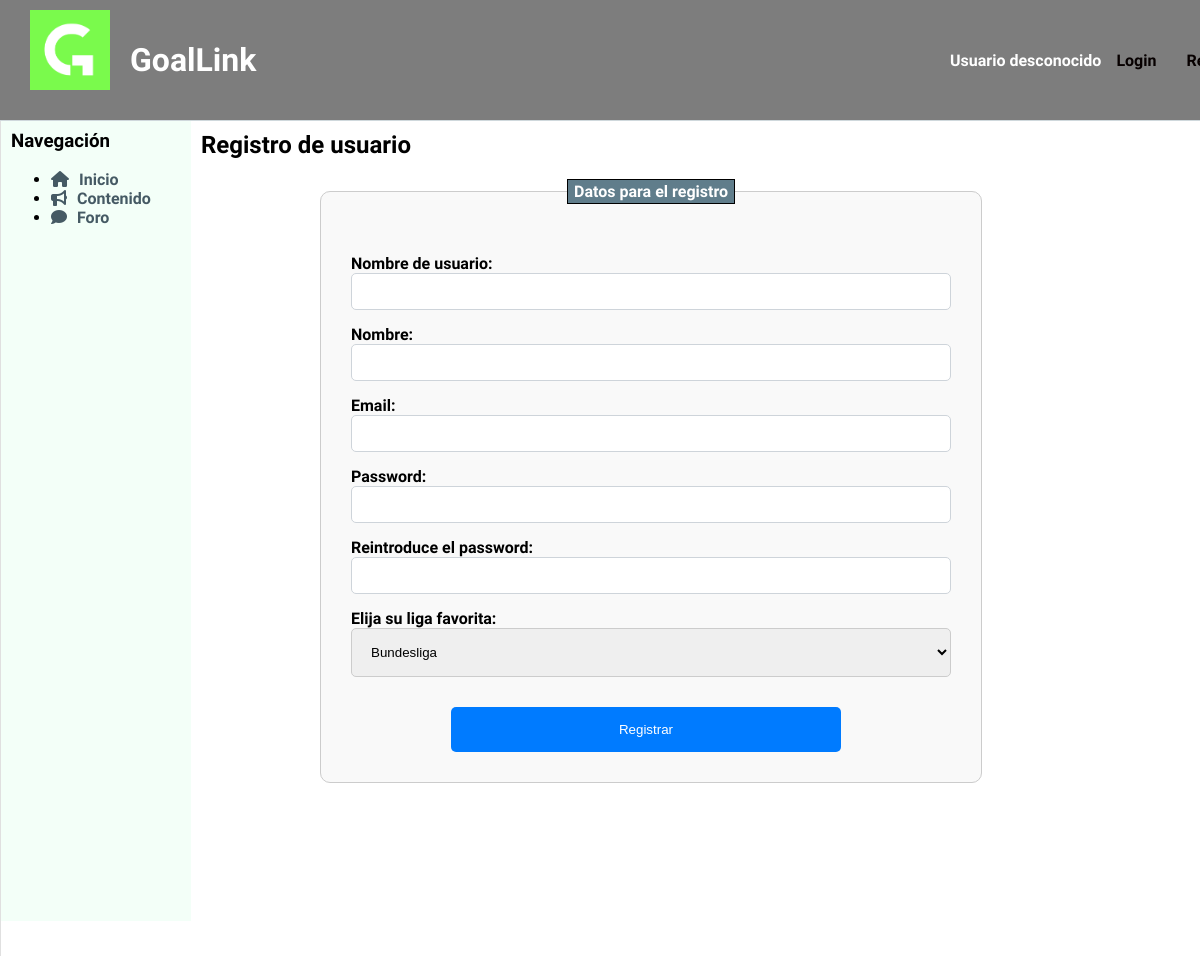
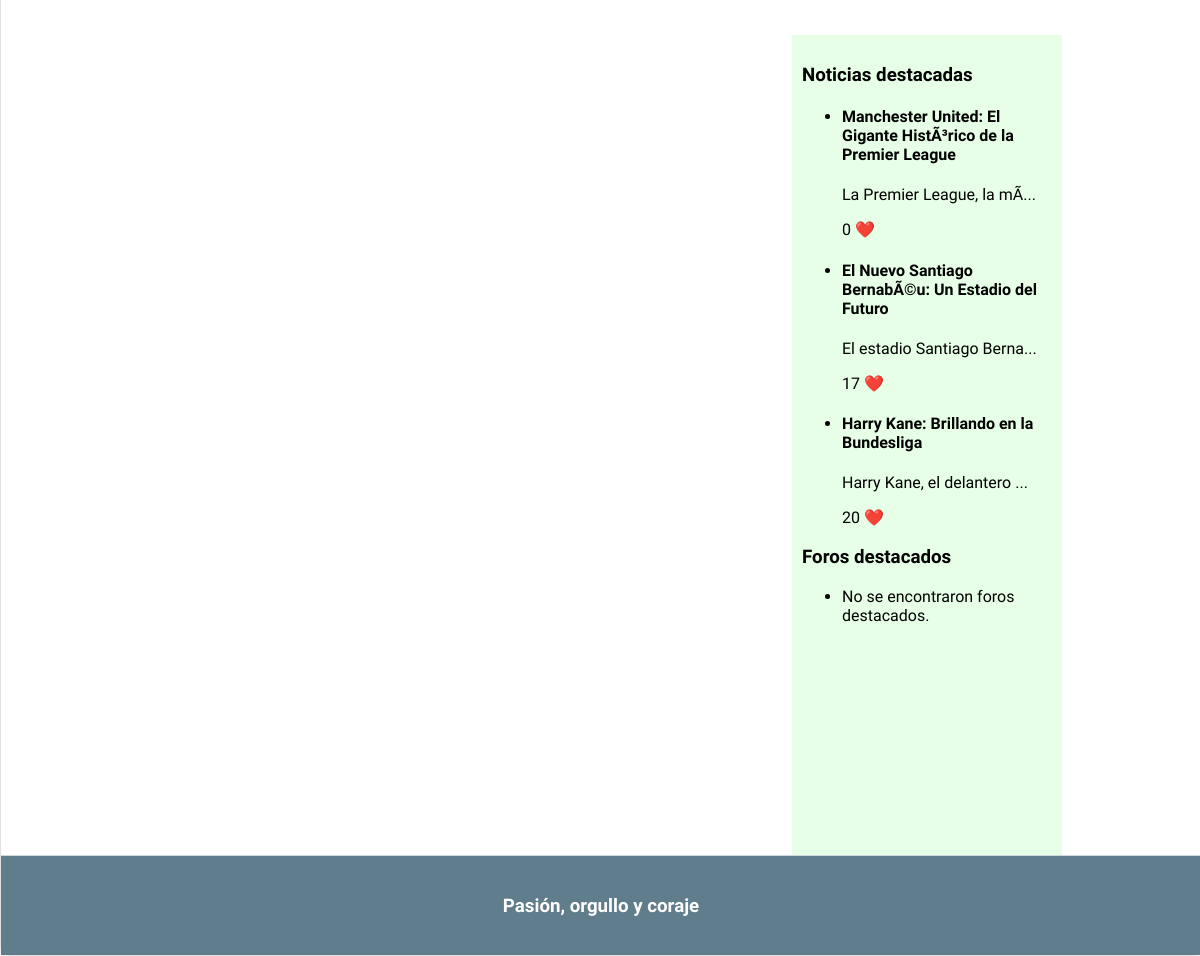
/anadirUsuario.php, run on the app's committed database (2 pictures, top to bottom).
### tables this page shows
CREATE TABLE `noticia` (
  `id` int(11) NOT NULL,
  `titulo` varchar(100) NOT NULL,
  `id_autor` int(11) DEFAULT NULL,
  `contenido` text DEFAULT NULL,
  `fecha` date NOT NULL,
  `likes` int(11) DEFAULT 0,
  `destacado` tinyint(1) NOT NULL DEFAULT 0,
  `imagen1` longblob DEFAULT NULL,
  `liga` varchar(20) DEFAULT NULL
);

### includes/src/Aplicacion.php (called while the page is built, shortened)
<?php
class Aplicacion
{
    private $dirInstalacion;
    private $inicializada;
    private function __construct()
    {
        $this->inicializada = false;
    }
    public function init($bdDatosConexion, $rutaApp = '/', $dirInstalacion = __DIR__)
    {
        if (!$this->inicializada) {
            $this->dirInstalacion = $dirInstalacion;
            $this->inicializada = true;
        }
    }
    public function doInclude($path = '')
    {
        $params = array();
        $this->doIncludeInterna($path, $params);
    }
    private function doIncludeInterna($path, &$params)
    {
        include($this->dirInstalacion . $path);
    }
    public function generaVista(string $rutaVista, &$params)
    {
        $params['app'] = $this;
        $rutaVista = "/Vistas{$rutaVista}";
        $this->doIncludeInterna($rutaVista, $params);
    }
}

### includes/src/noticias/noticiaModel.php (called while the page is built, shortened)
<?php
class Noticia
{
    private $titulo;
    private $contenido;
    private $fecha;
    private $likes;
    public function __construct($id, $id_autor, $titulo, $contenido, $fecha, $likes, $destacado, $liga,  $imagen1=NULL)
    {
        $this->titulo = $titulo;
        $this->contenido = $contenido;
        $this->fecha = $fecha;
        $this->likes = $likes;
    }
    public static function compararFechas($a, $b) {
        $aFecha=strtotime($a->getFecha());
        $bFecha=strtotime($b->getFecha());
        return ($aFecha > $bFecha) ? -1 : 1;
    }
    public static function listaDestacados($n) {
        $app = Aplicacion::getInstance();
        $conn = $app->getConexionBd();
        $result = $conn->query("SELECT * FROM noticia WHERE destacado>=$n");
        if($result && $result->num_rows>0){
            while($array=$result->fetch_assoc()){
                $noticia= new Noticia($array["id"], $array["id_autor"], $array["titulo"], $array["contenido"], $array["fecha"], $array["likes"], $array["destacado"], $array["liga"],$array["imagen1"] );
                $lista[]=$noticia;
            }
            usort($lista, array('es\ucm\fdi\aw\noticias\Noticia', 'compararFechas'));
            return $lista;
        }
        return NULL;
    }
    public function getTitulo()
    {
        return $this->titulo;
    }
    public function getContenido()
    {
        return $this->contenido;
    }
    public function getFecha()
    {
        return $this->fecha;
    }
    public function getLikes()
    {
        return $this->likes;
    }
}

### includes/src/ligas/ligasModel.php (called while the page is built, shortened)
<?php
class Liga
{
    public static function listaLigas()
    {
        $app = Aplicacion::getInstance();
        $conn = $app->getConexionBd();
        $result = $conn->query("SELECT * FROM ligas");
        if ($result && $result->num_rows > 0) {
            $lista = array();
            while ($array = $result->fetch_assoc()) {
                $liga = new Liga($array["nombre"], $array["logo"]);
                $lista[] = $liga;
            }
            return $lista;
        }
        return NULL;
    }
}
?>

### includes/model/foroModel.php (called while the page is built, shortened)
<?php
class Foro
{
    public static function listaDestacados($n) {
        $conn = new mysqli('localhost', 'root', '', 'goallink_1');
        $result = $conn->query("SELECT * FROM foro WHERE destacado>=$n");
        return NULL;
    }
}

### includes/comun/sidebarDer.php (the view, shortened to what this page needs)
<aside id="sidebarDer">
    <h3>Noticias destacadas</h3>
    <ul>
        <?php
            require_once "includes/src/noticias/noticiaModel.php";
            $noticiasDestacadas = Noticia::listaDestacados(1);
            if ($noticiasDestacadas != NULL) {
                foreach ($noticiasDestacadas as $noticia) {
                    echo "<li>";
                    echo "<h4>" . $noticia->getTitulo() . "</h4>";
                    echo "<p>" . substr($noticia->getContenido(), 0, 25) . "..."."</p>";
                    echo "<p>" . $noticia->getLikes() . " <span style='color: red;'>&#10084;&#65039;</span></p>";
                    echo "</li>";
                }
            }
            else {
                echo "<li>No se encontraron noticias destacadas.</li>";
            }
        ?>
    </ul>
    <h3>Foros destacados</h3>
    <ul>
        <?php
            require "includes/model/foroModel.php";
            $forosDestacados = Foro::listaDestacados(1);
            if ($forosDestacados != NULL) {
                foreach ($forosDestacados as $foro) {
                    echo "<li>";
                    echo "<h4>" . $foro->getTitulo() . "</h4>";
                    echo "<p>" . $foro->getDescripcion() . "</p>";
                    echo "<p>" . $foro->getLikes() . " <span style='color: red;'>&#10084;&#65039;</span></p>";
                    echo "</li>";
                }
            } else {
                echo "<li>No se encontraron foros destacados.</li>";
            }
        ?>
    </ul>
</aside>

### CSS/style.css (style rules this page uses)
body { background-color: #f5f5f5; margin: 0; font-family: 'Signika Negative', sans-serif; }
aside { padding: 10px; float: right; width: 250px; height: 800px; background-color: #e6ffe6; margin-top: 70px; margin-right: 139px; }

### data on the page
noticia: titulo "Manchester United: El Gigante HistÃ³rico de la Premier League", contenido "La Premier League, la mÃ", likes "0"
noticia: titulo "El Nuevo Santiago BernabÃ©u: Un Estadio del Futuro", contenido "El estadio Santiago Berna", likes "17"
noticia: titulo "Harry Kane: Brillando en la Bundesliga", contenido "Harry Kane, el delantero", likes "20"

### other printed values
form field liga "Bundesliga"
